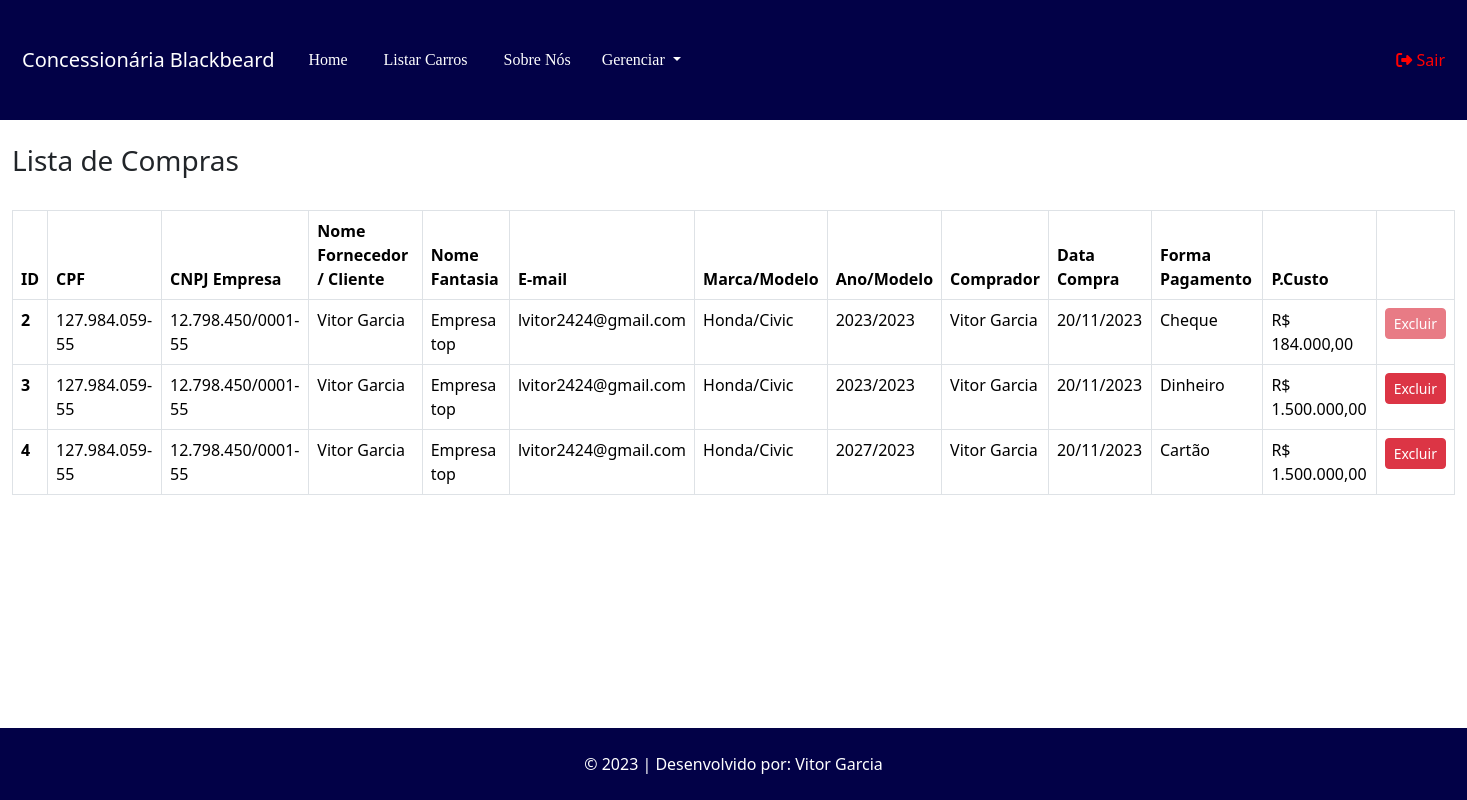
Before: /compra/pesquisar (signed in) with the older database file.
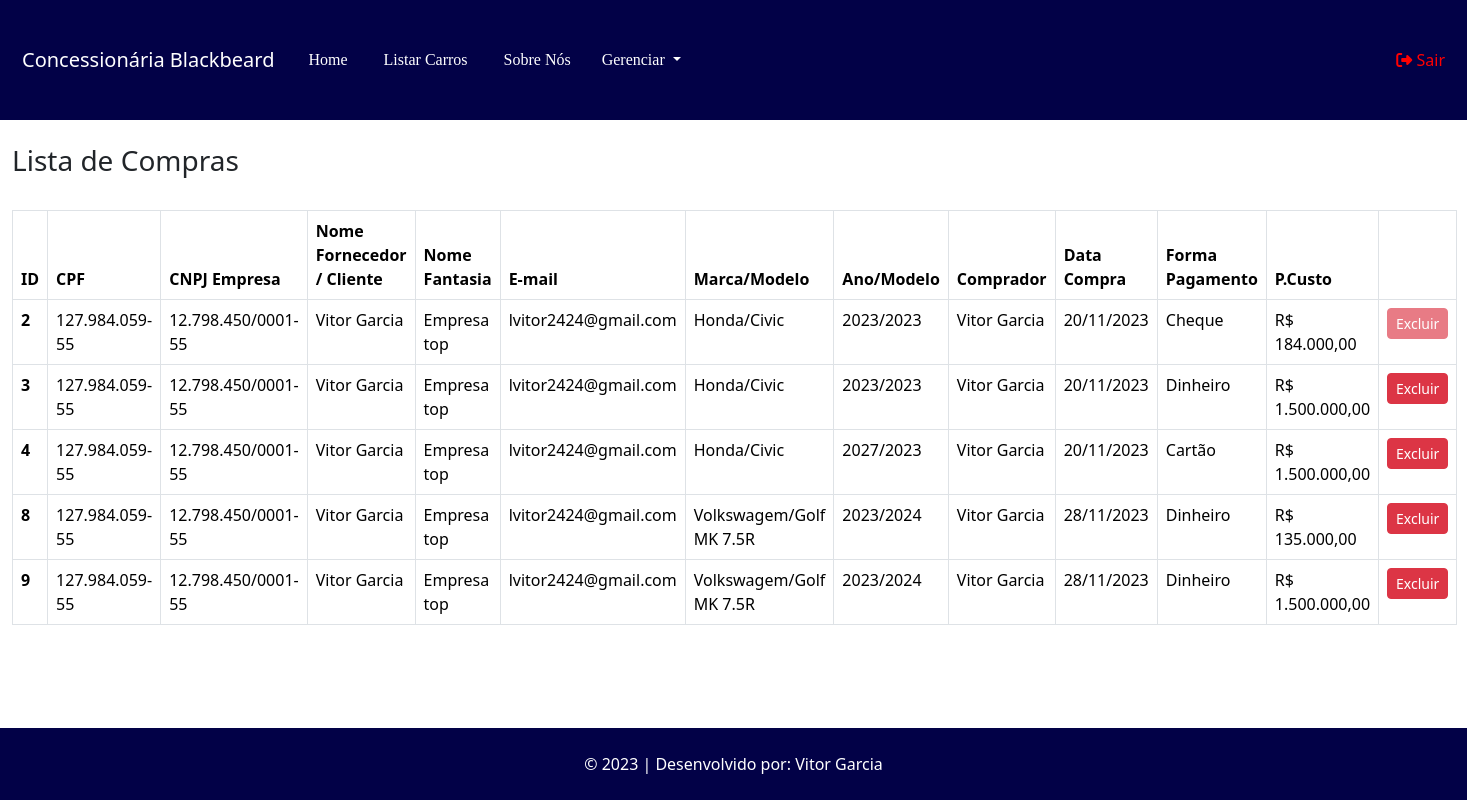
After: the same page with the newer database file.
### tables this page shows
CREATE TABLE `compra` (
  `id` int(11) NOT NULL,
  `id_carro` int(11) NOT NULL,
  `id_fornecedor` int(11) NOT NULL,
  `id_vendedor` int(11) NOT NULL,
  `data_compra` datetime NOT NULL DEFAULT current_timestamp(),
  `preco_custo` decimal(10,2) NOT NULL,
  `tipo_pagamento` varchar(12) NOT NULL
);

CREATE TABLE `fornecedor` (
  `id` int(11) NOT NULL,
  `nome` varchar(100) NOT NULL,
  `telefone` varchar(20) NOT NULL,
  `email` varchar(100) NOT NULL,
  `cpf` char(15) NOT NULL,
  `status` varchar(12) NOT NULL,
  `cep` varchar(10) DEFAULT NULL,
  `uf` varchar(2) DEFAULT NULL,
  `cidade` varchar(255) DEFAULT NULL,
  `bairro` varchar(255) DEFAULT NULL,
  `logradouro` varchar(255) DEFAULT NULL,
  `complemento` varchar(255) DEFAULT NULL,
  `numero` varchar(10) DEFAULT NULL,
  `cnpj` char(20) NOT NULL,
  `email_empresa` varchar(100) NOT NULL,
  `nome_fantasia` varchar(255) NOT NULL
);

CREATE TABLE `marca` (
  `id` int(11) NOT NULL,
  `nome` varchar(100) NOT NULL
);

CREATE TABLE `modelo` (
  `id` int(11) NOT NULL,
  `nome` varchar(100) NOT NULL,
  `id_marca` int(11) NOT NULL
);

CREATE TABLE `carro` (
  `id` int(11) NOT NULL,
  `id_modelo` int(11) NOT NULL,
  `ano_fabricacao` year(4) NOT NULL,
  `cor` varchar(50) NOT NULL,
  `preco_venda` decimal(10,2) NOT NULL,
  `quilometragem` int(11) NOT NULL,
  `modelo_direcao` varchar(50) NOT NULL,
  `modelo_transmissao` varchar(50) NOT NULL,
  `placa` varchar(12) NOT NULL,
  `observacoes` varchar(255) NOT NULL,
  `disponibilidade` varchar(50) NOT NULL,
  `tipo_freio` varchar(15) NOT NULL,
  `motor` varchar(15) NOT NULL,
  `tipo_combustivel` varchar(15) NOT NULL,
  `tipo_tracao` varchar(15) NOT NULL,
  `ano_modelo` year(4) NOT NULL
);

CREATE TABLE `vendedor` (
  `id` int(11) NOT NULL,
  `nome` varchar(100) NOT NULL,
  `telefone` varchar(20) NOT NULL,
  `email` varchar(100) NOT NULL,
  `cpf` char(15) NOT NULL,
  `status` varchar(12) NOT NULL,
  `cep` varchar(10) DEFAULT NULL,
  `uf` varchar(2) DEFAULT NULL,
  `cidade` varchar(255) DEFAULT NULL,
  `bairro` varchar(255) DEFAULT NULL,
  `logradouro` varchar(255) DEFAULT NULL,
  `complemento` varchar(255) DEFAULT NULL,
  `numero` varchar(10) DEFAULT NULL,
  `usuario` varchar(50) NOT NULL,
  `senha` varchar(255) NOT NULL
);

### App/Controllers/Controller.php (called while the page is built, shortened)
<?php
abstract class Controller
{
    private $viewVar;
    public function render($view)
    {
        $viewVar = $this->getViewVar();
        require_once PATH . '/App/Views/layouts/cabecalho.php';
        require_once PATH . '/App/Views/' . $view . '.php';
        require_once PATH . '/App/Views/layouts/rodape.php';
    }
    public function getViewVar()
    {
        return $this->viewVar;
    }
    public function setViewParam($varName, $varValue)
    {
        if ($varName != "" && $varValue != "") {
            $this->viewVar[$varName] = $varValue;
        }
    }
}

### App/Controllers/CompraController.php (called while the page is built, shortened)
<?php
class CompraController extends Controller
{
    public function pesquisar()
    {
        $compraDAO = new CompraDAO();
        self::setViewParam('compra', $compraDAO->listarCarroPorVenda());
        $this->render('compra/pesquisar');
    }
}

### index.php (called while the page is built, shortened)
<?php
try {
    $app = new App();
    $app->run();
}catch (\Exception $e){
    $oError = new Erro($e);
    $oError->render();
}

### App/Models/DAO/BaseDAO.php (called while the page is built, shortened)
<?php
abstract class BaseDAO
{
    private $conexao;
    public function __construct()
    {
        $this->conexao = Conexao::getConnection();
    }
    public function select($sql)
    {
        if (!empty($sql)) {
            return $this->conexao->query($sql);
        }
    }
}

### App/Lib/Conexao.php (called while the page is built, shortened)
<?php
class Conexao
{
    private static $connection;
    public static function getConnection()
    {
        $pdoConfig = DB_DRIVER . ":" . "host=" . DB_HOST . ";";
        $pdoConfig .= "dbname=" . DB_NAME . ";";
        try {
            if (!isset(self::$connection)) {
                self::$connection = new PDO($pdoConfig, DB_USER, DB_PASSWORD);
                self::$connection->setAttribute(PDO::ATTR_ERRMODE, PDO::ERRMODE_EXCEPTION);
            }
            return self::$connection;
        } catch (PDOException $e) {
            throw new Exception("Erro de conexão com o banco de dados", 500);
        }
    }
}

### App/Models/DAO/CompraDAO.php (called while the page is built, shortened)
<?php
class CompraDAO extends BaseDAO{
    public function listarCarroPorVenda(){
        $resultado = $this->select(
            'SELECT c.*, IFNULL(venda.id, null) AS idVenda
            FROM compra c
            LEFT JOIN venda ON c.id_carro = venda.id_carro'
        );
        return $resultado->fetchAll(\PDO::FETCH_CLASS, Compra::class);
    }
}
?>

### App/Models/Entidades/Compra.php (called while the page is built, shortened)
<?php
class Compra {
    private $id;
    private $id_carro;
    private $id_fornecedor;
    private $id_vendedor;
    private $data_compra;
    private $preco_custo;
    private $tipo_pagamento;
    public function getId() {
        return $this->id;
    }
    public function getId_carro() {
        return $this->id_carro;
    }
    public function getId_fornecedor() {
        return $this->id_fornecedor;
    }
    public function getId_vendedor() {
        return $this->id_vendedor;
    }
    public function getData_compra() {
        return $this->data_compra;
    }
    public function getPreco_custo() {
        return $this->preco_custo;
    }
    public function getTipo_pagamento() {
        return $this->tipo_pagamento;
    }
    private $idVenda;
    public function getIdVenda(){
         return $this->idVenda;
    }
}
?>

### App/Models/DAO/FornecedorDAO.php (called while the page is built, shortened)
<?php
class FornecedorDAO extends BaseDAO{
    public function listar($id = null){
        if($id){
            $resultado = $this->select(
                "SELECT * FROM fornecedor WHERE id = $id"
            );
            return $resultado->fetchObject(Fornecedor::class);
        } else {
            $resultado = $this->select(
                'SELECT * FROM fornecedor'
            );
            return $resultado->fetchAll(\PDO::FETCH_CLASS, Fornecedor::class);
        }
        return false;
    }
}
?>

### App/Models/Entidades/Fornecedor.php (called while the page is built, shortened)
<?php
class Fornecedor{
     private $nome;
     private $nome_fantasia;
     private $email;
     private $cpf;
     private $cnpj;
   function getNome(){
        return $this->nome;
   }
    function getNome_fantasia(){
        return $this->nome_fantasia;
    }
   public function getEmail(){
        return $this->email;
   }
   public function getCpf(){
         return $this->cpf;
   }
    public function getCnpj(){
        return $this->cnpj;
    }
}
?>

### App/Models/DAO/CarroDAO.php (called while the page is built, shortened)
<?php
class CarroDAO extends BaseDAO{
    public function listar($id = null){
        if($id){
            $resultado = $this->select(
                "SELECT * FROM carro WHERE id = $id"
            );
            return $resultado->fetchObject(Carro::class);
        } else {
            $resultado = $this->select(
                'SELECT * FROM carro'
            );
            return $resultado->fetchAll(\PDO::FETCH_CLASS, Carro::class);
        }
        return false;
    }
}
?>

### App/Models/Entidades/Carro.php (called while the page is built, shortened)
<?php
class Carro{
     private $ano_fabricacao;
     private $ano_modelo;
     function getAno_fabricacao(){
          return $this->ano_fabricacao;
     }
     function getAno_modelo(){
          return $this->ano_modelo;
     }
     private $id_modelo;
     public function getId_modelo(){
          return $this->id_modelo;
     }
}
?>

### App/Models/DAO/ModeloDAO.php (called while the page is built, shortened)
<?php
class ModeloDAO extends BaseDAO{
    public function listar($id = null){
        if($id){
            $resultado = $this->select(
                "SELECT * FROM modelo WHERE id = $id"
            );
            return $resultado->fetchObject(Modelo::class);
        } else {
            $resultado = $this->select(
                'SELECT * FROM modelo'
            );
            return $resultado->fetchAll(\PDO::FETCH_CLASS, Modelo::class);
        }
        return false;
    }
}
?>

### App/Models/Entidades/Modelo.php (called while the page is built, shortened)
<?php
class Modelo{
     private $nome;
     private $id_marca;
     public function getNome(){
          return $this->nome;
     }
   function getId_marca(){
        return $this->id_marca;
   }
}
?>

### App/Models/DAO/MarcaDAO.php (called while the page is built, shortened)
<?php
class MarcaDAO extends BaseDAO{
    public function listar($id = null){
        if($id){
            $resultado = $this->select(
                "SELECT * FROM marca WHERE id = $id"
            );
            return $resultado->fetchObject(Marca::class);
        } else {
            $resultado = $this->select(
                'SELECT * FROM marca'
            );
            return $resultado->fetchAll(\PDO::FETCH_CLASS, Marca::class);
        }
        return false;
    }
}
?>

### App/Models/Entidades/Marca.php (called while the page is built, shortened)
<?php
class Marca{
     private $nome;
   function getNome(){
        return $this->nome;
   }
}
?>

### App/Models/DAO/VendedorDAO.php (called while the page is built, shortened)
<?php
class VendedorDAO extends BaseDAO{
    public function listar($id = null){
        if($id){
            $resultado = $this->select(
                "SELECT * FROM vendedor WHERE id = $id"
            );
            return $resultado->fetchObject(Vendedor::class);
        } else {
            $resultado = $this->select(
                'SELECT * FROM vendedor'
            );
            return $resultado->fetchAll(\PDO::FETCH_CLASS, Vendedor::class);
        }
        return false;
    }
}
?>

### App/Models/Entidades/Vendedor.php (called while the page is built, shortened)
<?php
class Vendedor{
     private $nome;
   function getNome(){
        return $this->nome;
   }
}
?>

### App/Views/compra/pesquisar.php (the view, shortened to what the changed rows need)
<?php
if (isset($_SESSION['login'])) {
?>
<div class="container-fluid">
<br>
<br>
<table class="table table-hover table-bordered">
  <thead>
    <tr>
      <th scope="col">ID</th>
      <th scope="col">CPF</th>
      <th scope="col">CNPJ Empresa</th>
      <th scope="col">Nome Fornecedor / Cliente</th>
      <th scope="col">Nome Fantasia</th>
      <th scope="col">E-mail</th>
      <th scope="col">Marca/Modelo</th>
      <th scope="col">Ano/Modelo</th>
      <th scope="col">Comprador</th>
      <th scope="col">Data Compra</th>
      <th scope="col">Forma Pagamento</th>
      <th scope="col">P.Custo</th>
      <th scope="col"></th>
    </tr>
  </thead>
  <tbody>
<?php if (!count($viewVar['compra'])) { ?>
                <div class="alert alert-info" role="alert">Nenhuma compra encontrado!</div>
            <?php
                }else{
              foreach($viewVar['compra'] as $compra){
                $carroDAO = new CarroDAO();
                $carro = $carroDAO->listar($compra->getId_carro());
                $modeloDAO = new ModeloDAO();
                $modelo = $modeloDAO->listar($carro->getId_modelo());
                $marcaDAO = new MarcaDAO();
                $marca = $marcaDAO->listar($modelo->getId_marca());
                $fornecedorDAO = new FornecedorDAO();
                $fornecedor = $fornecedorDAO->listar($compra->getId_fornecedor());
                $vendedorDAO = new VendedorDAO();
                $vendedor = $vendedorDAO->listar($compra->getId_vendedor());
            ?>
    <tr>
      <th scope="row"><?php echo $compra->getId(); ?></th>
      <td><?php echo $fornecedor->getCpf(); ?></td>
      <td><?php echo $fornecedor->getCnpj(); ?></td>
      <td><?php echo $fornecedor->getNome(); ?></td>
      <td><?php echo $fornecedor->getNome_fantasia(); ?></td>
      <td><?php echo $fornecedor->getEmail(); ?></td>
      <td><?php echo $marca->getNome() . "/" . $modelo->getNome(); ?></td>
      <td><?php echo $carro->getAno_fabricacao() . "/" . $carro->getAno_modelo(); ?></td>
      <td><?php echo $vendedor->getNome(); ?></td>
      <td><?php echo date('d/m/Y', strtotime($compra->getData_compra())) ; ?></td>
      <td><?php echo $compra->getTipo_pagamento(); ?></td>
      <td><?php echo "R$ " . number_format($compra->getPreco_custo(), 2, ',', '.'); ?></td>
      <td>
      <?php if(!is_null($compra->getIdVenda())){ ?>
          <span class="d-inline-block" tabindex="0" data-toggle="tooltip" title="Não é possível excluir Compra que possui Venda vinculada!">
              <a class="btn btn-danger btn-sm disabled">Excluir</a>
          </span>
          <?php }else{ ?>
            <a href="http://<?php echo APP_HOST; ?>/compra/exclusao/<?php echo $compra->getId(); ?>" class="btn btn-danger btn-sm">Excluir</a>
          <?php } ?>
       </td>
    </tr>
    <?php
    }
  }
?>
  </tbody>
</table>
</div>
<?php
    }
?>
<br>

Changed rows visible on the page:
added compra: id "8", id_fornecedor.cpf "127.984.059-55", id_fornecedor.cnpj "12.798.450/0001-55", id_fornecedor.nome "Vitor Garcia", id_fornecedor.nome_fantasia "Empresa top", id_fornecedor.email "lvitor2424@gmail.com", marca.nome "Volkswagem", modelo.nome "Golf MK 7.5R", id_carro.ano_fabricacao "2023", id_carro.ano_modelo "2024", id_vendedor.nome "Vitor Garcia", data_compra "28/11/2023", tipo_pagamento "Dinheiro", preco_custo "135.000,00"
added compra: id "9", id_fornecedor.cpf "127.984.059-55", id_fornecedor.cnpj "12.798.450/0001-55", id_fornecedor.nome "Vitor Garcia", id_fornecedor.nome_fantasia "Empresa top", id_fornecedor.email "lvitor2424@gmail.com", marca.nome "Volkswagem", modelo.nome "Golf MK 7.5R", id_carro.ano_fabricacao "2023", id_carro.ano_modelo "2024", id_vendedor.nome "Vitor Garcia", data_compra "28/11/2023", tipo_pagamento "Dinheiro", preco_custo "1.500.000,00"
